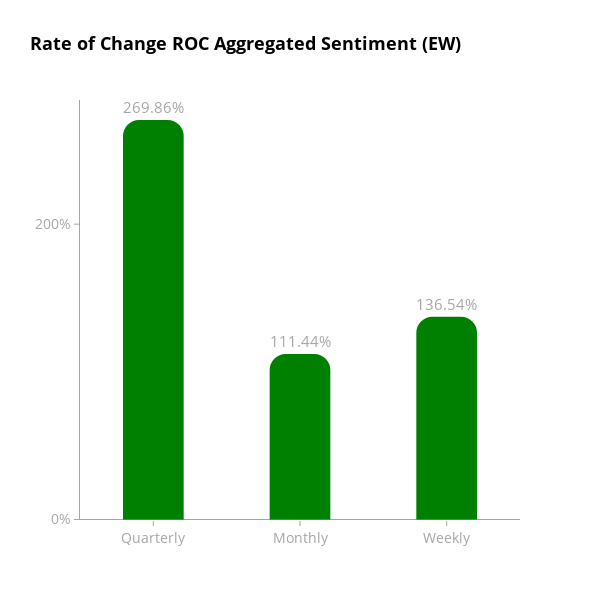
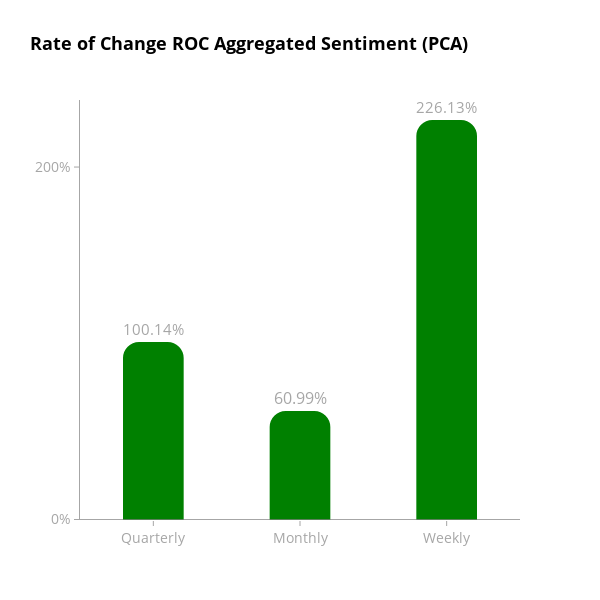

Notebook code cell kept with these figures, in order:
### Code cell
# Call the function for aggregate indicator columns and save charts
create_bar_chart(merged_df, 'aggregate_indicator_equalweight', "ROC Aggregated Sentiment (EW)")
create_bar_chart(merged_df, 'aggregate_indicator_PCA', "ROC Aggregated Sentiment (PCA)")

### Figure 1 — Plotly figure (JSON) as saved in the notebook; plotly's stock layout.template omitted (floating-point values rounded to 4 significant figures)
{"data": [{"marker": {"color": ["green", "green", "green"], "cornerradius": 15, "line": {"color": ["green", "green", "green"], "width": 2}}, "text": ["269.86%", "111.44%", "136.54%"], "textfont": {"color": "rgba(128, 128, 128, 0.7)", "size": 16}, "textposition": "outside", "width": 0.4, "x": ["Quarterly", "Monthly", "Weekly"], "y": [269.9, 111.4, 136.5], "type": "bar"}], "layout": {"title": {"font": {"color": "black", "size": 18, "weight": "bold"}, "text": "Rate of Change ROC Aggregated Sentiment (EW)"}, "yaxis": {"title": {}, "ticksuffix": "%", "tickfont": {"color": "rgba(128, 128, 128, 0.7)", "size": 14}, "showgrid": false, "zeroline": false, "linecolor": "rgba(128, 128, 128, 0.7)", "showline": true, "ticks": "outside", "tickcolor": "rgba(128, 128, 128, 0.7)", "dtick": 200}, "font": {"color": "black", "size": 14}, "xaxis": {"title": {}, "tickfont": {"color": "rgba(128, 128, 128, 0.7)", "size": 14}, "showgrid": false, "zeroline": false, "showline": false, "ticks": "outside", "tickcolor": "rgba(128, 128, 128, 0.7)"}, "plot_bgcolor": "white", "paper_bgcolor": "white", "width": 600, "height": 600, "hovermode": "x unified", "bargap": 0.1, "shapes": [{"line": {"color": "rgba(128, 128, 128, 0.7)", "dash": "solid", "width": 1}, "type": "line", "x0": 0, "x1": 1, "xref": "x domain", "y0": 0, "y1": 0, "yref": "y"}]}}

### Figure 2 — Plotly figure (JSON) as saved in the notebook; plotly's stock layout.template omitted (floating-point values rounded to 4 significant figures)
{"data": [{"marker": {"color": ["green", "green", "green"], "cornerradius": 15, "line": {"color": ["green", "green", "green"], "width": 2}}, "text": ["100.14%", "60.99%", "226.13%"], "textfont": {"color": "rgba(128, 128, 128, 0.7)", "size": 16}, "textposition": "outside", "width": 0.4, "x": ["Quarterly", "Monthly", "Weekly"], "y": [100.1, 60.99, 226.1], "type": "bar"}], "layout": {"title": {"font": {"color": "black", "size": 18, "weight": "bold"}, "text": "Rate of Change ROC Aggregated Sentiment (PCA)"}, "yaxis": {"title": {}, "ticksuffix": "%", "tickfont": {"color": "rgba(128, 128, 128, 0.7)", "size": 14}, "showgrid": false, "zeroline": false, "linecolor": "rgba(128, 128, 128, 0.7)", "showline": true, "ticks": "outside", "tickcolor": "rgba(128, 128, 128, 0.7)", "dtick": 200}, "font": {"color": "black", "size": 14}, "xaxis": {"title": {}, "tickfont": {"color": "rgba(128, 128, 128, 0.7)", "size": 14}, "showgrid": false, "zeroline": false, "showline": false, "ticks": "outside", "tickcolor": "rgba(128, 128, 128, 0.7)"}, "plot_bgcolor": "white", "paper_bgcolor": "white", "width": 600, "height": 600, "hovermode": "x unified", "bargap": 0.1, "shapes": [{"line": {"color": "rgba(128, 128, 128, 0.7)", "dash": "solid", "width": 1}, "type": "line", "x0": 0, "x1": 1, "xref": "x domain", "y0": 0, "y1": 0, "yref": "y"}]}}
